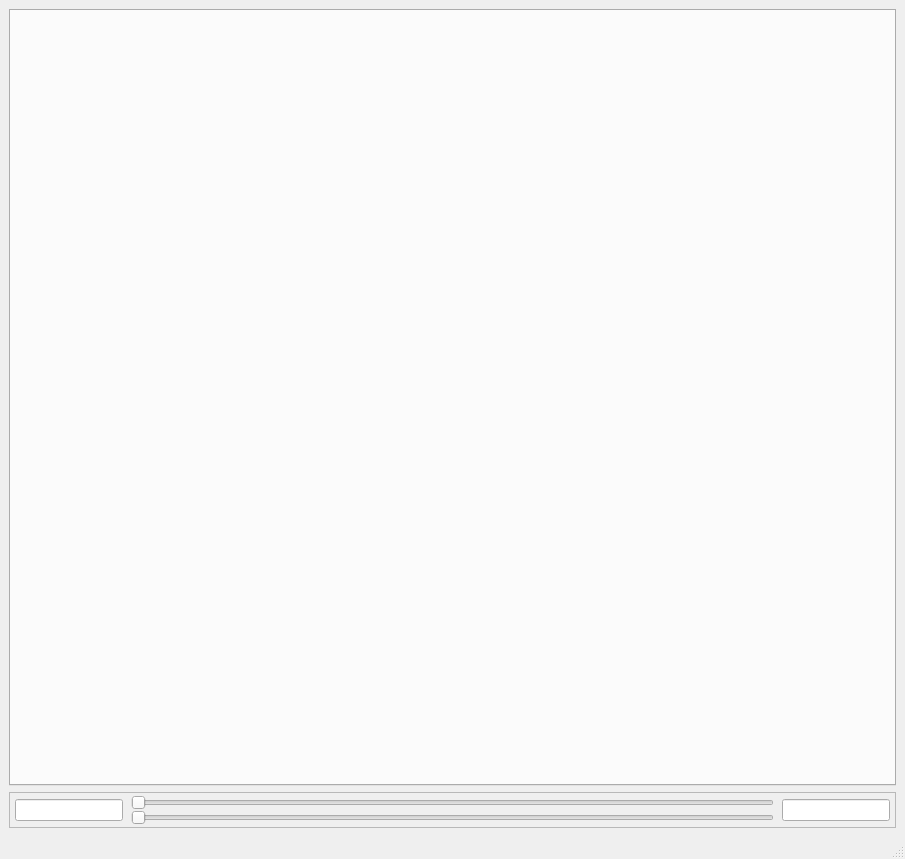
<?xml version="1.0" encoding="UTF-8"?>
<ui version="4.0">
 <class>MainWindow</class>
 <widget class="QMainWindow" name="MainWindow">
  <property name="geometry">
   <rect>
    <x>0</x>
    <y>0</y>
    <width>905</width>
    <height>859</height>
   </rect>
  </property>
  <property name="windowTitle">
   <string>Vortek - GUI</string>
  </property>
  <widget class="QWidget" name="centralwidget">
   <layout class="QGridLayout" name="gridLayout">
    <item row="0" column="0">
     <widget class="QStackedWidget" name="contextStackedWidget">
      <property name="sizePolicy">
       <sizepolicy hsizetype="Preferred" vsizetype="Preferred">
        <horstretch>0</horstretch>
        <verstretch>0</verstretch>
       </sizepolicy>
      </property>
      <property name="currentIndex">
       <number>0</number>
      </property>
      <widget class="QWidget" name="transferFunctionPage">
       <layout class="QVBoxLayout" name="verticalLayout">
        <property name="spacing">
         <number>-1</number>
        </property>
        <property name="leftMargin">
         <number>0</number>
        </property>
        <property name="topMargin">
         <number>0</number>
        </property>
        <property name="rightMargin">
         <number>0</number>
        </property>
        <property name="bottomMargin">
         <number>0</number>
        </property>
        <item>
         <widget class="QStackedWidget" name="transferFunctionStackedWidget">
          <property name="currentIndex">
           <number>1</number>
          </property>
          <widget class="QWidget" name="RGBATransferFunctionPage">
           <layout class="QHBoxLayout" name="horizontalLayout_4">
            <property name="leftMargin">
             <number>0</number>
            </property>
            <property name="topMargin">
             <number>0</number>
            </property>
            <property name="rightMargin">
             <number>0</number>
            </property>
            <property name="bottomMargin">
             <number>0</number>
            </property>
            <item>
             <widget class="QTabWidget" name="RGBATransferFunctionTabWidget">
              <property name="sizePolicy">
               <sizepolicy hsizetype="Preferred" vsizetype="Preferred">
                <horstretch>0</horstretch>
                <verstretch>0</verstretch>
               </sizepolicy>
              </property>
              <property name="baseSize">
               <size>
                <width>500</width>
                <height>300</height>
               </size>
              </property>
              <property name="toolTip">
               <string/>
              </property>
              <property name="currentIndex">
               <number>-1</number>
              </property>
             </widget>
            </item>
           </layout>
          </widget>
          <widget class="QWidget" name="HSVATransferFunctionPage">
           <layout class="QHBoxLayout" name="horizontalLayout">
            <property name="leftMargin">
             <number>0</number>
            </property>
            <property name="topMargin">
             <number>0</number>
            </property>
            <property name="rightMargin">
             <number>0</number>
            </property>
            <property name="bottomMargin">
             <number>0</number>
            </property>
            <item>
             <widget class="QTabWidget" name="HSVATransferFunctionTabWidget">
              <property name="sizePolicy">
               <sizepolicy hsizetype="Preferred" vsizetype="Preferred">
                <horstretch>0</horstretch>
                <verstretch>0</verstretch>
               </sizepolicy>
              </property>
              <property name="baseSize">
               <size>
                <width>500</width>
                <height>300</height>
               </size>
              </property>
              <property name="currentIndex">
               <number>-1</number>
              </property>
             </widget>
            </item>
           </layout>
          </widget>
         </widget>
        </item>
        <item>
         <widget class="QFrame" name="limitControlFrame">
          <property name="frameShape">
           <enum>QFrame::StyledPanel</enum>
          </property>
          <property name="frameShadow">
           <enum>QFrame::Raised</enum>
          </property>
          <layout class="QHBoxLayout" name="horizontalLayout_3">
           <property name="spacing">
            <number>8</number>
           </property>
           <property name="leftMargin">
            <number>5</number>
           </property>
           <property name="topMargin">
            <number>2</number>
           </property>
           <property name="rightMargin">
            <number>5</number>
           </property>
           <property name="bottomMargin">
            <number>2</number>
           </property>
           <item>
            <widget class="QLineEdit" name="lowerLimitLineEdit">
             <property name="sizePolicy">
              <sizepolicy hsizetype="Preferred" vsizetype="Fixed">
               <horstretch>0</horstretch>
               <verstretch>0</verstretch>
              </sizepolicy>
             </property>
            </widget>
           </item>
           <item>
            <widget class="QFrame" name="limitControlSliderFrame">
             <property name="frameShape">
              <enum>QFrame::NoFrame</enum>
             </property>
             <property name="frameShadow">
              <enum>QFrame::Raised</enum>
             </property>
             <layout class="QVBoxLayout" name="verticalLayout_3">
              <property name="spacing">
               <number>0</number>
              </property>
              <property name="leftMargin">
               <number>0</number>
              </property>
              <property name="topMargin">
               <number>0</number>
              </property>
              <property name="rightMargin">
               <number>0</number>
              </property>
              <property name="bottomMargin">
               <number>0</number>
              </property>
              <item>
               <widget class="QSlider" name="lowerLimitSlider">
                <property name="minimumSize">
                 <size>
                  <width>0</width>
                  <height>0</height>
                 </size>
                </property>
                <property name="baseSize">
                 <size>
                  <width>0</width>
                  <height>0</height>
                 </size>
                </property>
                <property name="orientation">
                 <enum>Qt::Horizontal</enum>
                </property>
               </widget>
              </item>
              <item>
               <widget class="QSlider" name="upperLimitSlider">
                <property name="orientation">
                 <enum>Qt::Horizontal</enum>
                </property>
                <property name="invertedAppearance">
                 <bool>false</bool>
                </property>
                <property name="invertedControls">
                 <bool>false</bool>
                </property>
               </widget>
              </item>
             </layout>
            </widget>
           </item>
           <item>
            <widget class="QLineEdit" name="upperLimitLineEdit">
             <property name="sizePolicy">
              <sizepolicy hsizetype="Preferred" vsizetype="Fixed">
               <horstretch>0</horstretch>
               <verstretch>0</verstretch>
              </sizepolicy>
             </property>
            </widget>
           </item>
          </layout>
          <zorder>upperLimitSlider</zorder>
          <zorder>limitControlSliderFrame</zorder>
          <zorder>lowerLimitLineEdit</zorder>
          <zorder>upperLimitLineEdit</zorder>
         </widget>
        </item>
       </layout>
      </widget>
      <widget class="QWidget" name="page_2">
       <layout class="QHBoxLayout" name="horizontalLayout_2"/>
      </widget>
     </widget>
    </item>
   </layout>
  </widget>
  <widget class="QMenuBar" name="menubar">
   <property name="geometry">
    <rect>
     <x>0</x>
     <y>0</y>
     <width>905</width>
     <height>22</height>
    </rect>
   </property>
   <property name="defaultUp">
    <bool>false</bool>
   </property>
  </widget>
  <widget class="QStatusBar" name="statusbar"/>
  <action name="actionLoad_Bifrost_field">
   <property name="text">
    <string>Load Bifrost field</string>
   </property>
  </action>
 </widget>
 <resources/>
 <connections/>
</ui>
